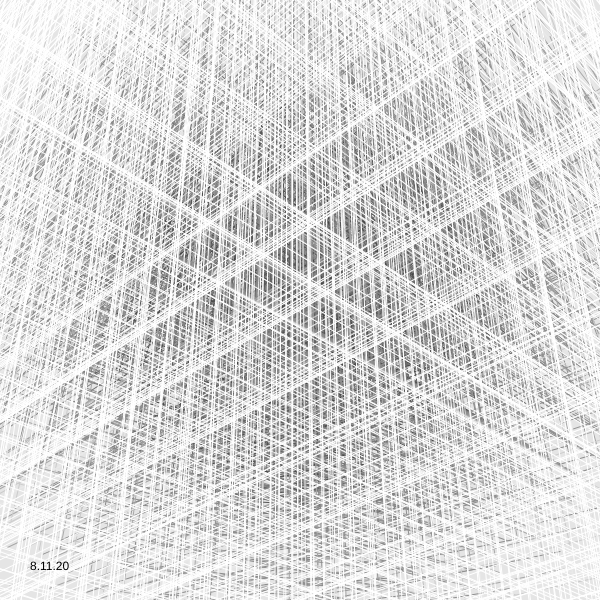
Frame 1 (no input)
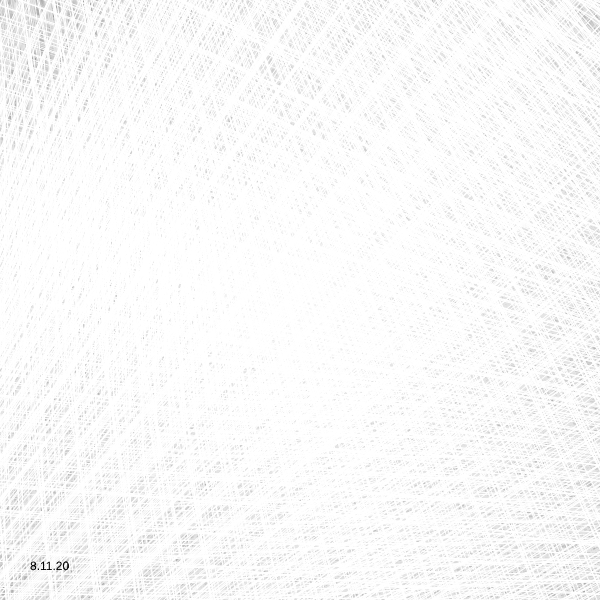
Frame 60 (no input)
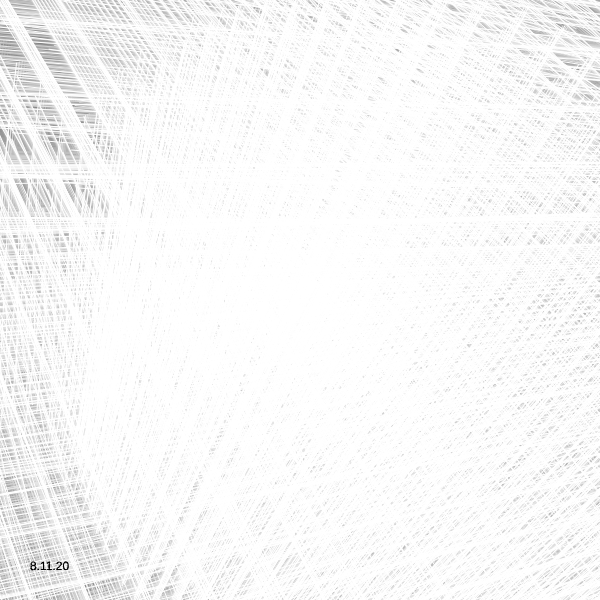
Frame 120 (the mouse pressed at the canvas centre since frame 60)

The p5.js sketch that drew these frames (run headless with seeded random() and noise() and a simulated clock; from frame 60 on, the mouse is pressed at the canvas centre):

// p5.js sketch
// ── sketch.js
let _divideNum;
let _noiseStep;
let _objectNum;
let _aryObjects = [];
let _noiseSeedRad;
let _noiseSeedAng;
let _noiseStepRad;
let _noiseStepAng;
let _noiseSpeedRad;
let _noiseSpeedAng;
let _rad;
let _scale;
let _rad_offset;

function setup() {
  let canvasSize;
  if (windowWidth <= windowHeight) {
    canvasSize = windowWidth;
  } else {
    canvasSize = windowHeight;
  }
  createCanvas(600, 600);
  frameRate(30);
  noStroke();
  _divideNum = 100;
  _objectNum =30;

  _noiseSeedRad = random(10);
  _noiseSeedAng = random(10);
  _noiseStepRad = 0.01;
  _noiseStepAng = 0.02;
  _noiseSpeedRad = 0.003;
  _noiseSpeedAng = 0.01;
  _noiseStepObj = 0.02;
  _rad = width/2;
  _scale = 0.2;
  _rad_offset = -0.7;
}

function Circle(divideNum, rad, rad_offset, noiseSeedAng, noiseStepAng, noiseSeedRad, noiseStepRad) {
  let sumNoiseVal = 0;
  for (let i = 0; i < divideNum; i++) {
    sumNoiseVal += noise(noiseSeedAng + i * noiseStepAng);
  }
  let currentNoiseVal = noise(noiseSeedAng);
  stroke(227.5*sin(2*PI*noise(noiseSeedAng*2))+127.5);
  for (let i = 0; i < divideNum; i++) {
    let tgt_i = i;
    currentNoiseVal += noise(noiseSeedAng + tgt_i * noiseStepAng);
    let rx = rad * (noise(noiseSeedRad + tgt_i * noiseStepRad)+rad_offset) * cos(2*PI*currentNoiseVal/sumNoiseVal);
    let ry = rad * (noise(noiseSeedRad + tgt_i * noiseStepRad)+rad_offset) * sin(2*PI*currentNoiseVal/sumNoiseVal);
    let rx2 = rad * (noise(noiseSeedRad + tgt_i * noiseStepRad)+rad_offset) * sin(4*PI*currentNoiseVal/sumNoiseVal);
    let ry2 = rad * (noise(noiseSeedRad + tgt_i * noiseStepRad)+rad_offset) * cos(4*PI*currentNoiseVal/sumNoiseVal);

    line(rx, ry, rx2, ry2);
  }
}

function draw() {
  background(125, 50);
  push();
  translate(width/2, height/2);
  rotate(-frameCount/200);
  let myNoiseSeedRad;
  let myNoiseSeedAng;
  _noiseSeedRad += _noiseSpeedRad;
  _noiseSeedAng += _noiseSpeedAng;
  for (let i = 0; i < _objectNum; i++) {
    myNoiseSeedRad = _noiseSeedRad + i * _noiseStepObj;
    myNoiseSeedAng = _noiseSeedAng + i * _noiseStepObj;
    Circle(_divideNum, _rad * _scale * (i+1), _rad_offset, myNoiseSeedAng, _noiseStepAng, myNoiseSeedRad, _noiseStepRad);
  }
  pop();
  fill(0);
  text("8.11.20", 30, height-30)
}
